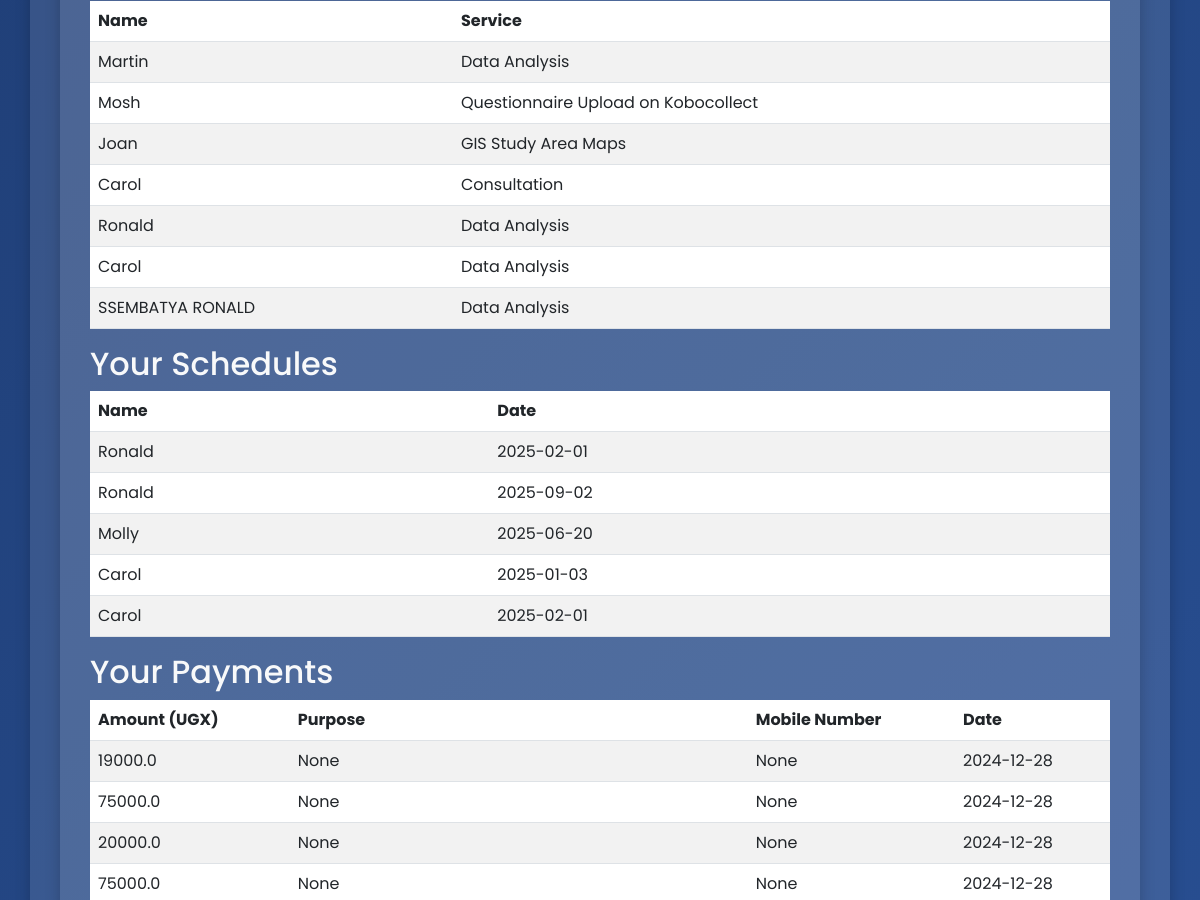
Page / (signed in, middle part) on the earlier database version.
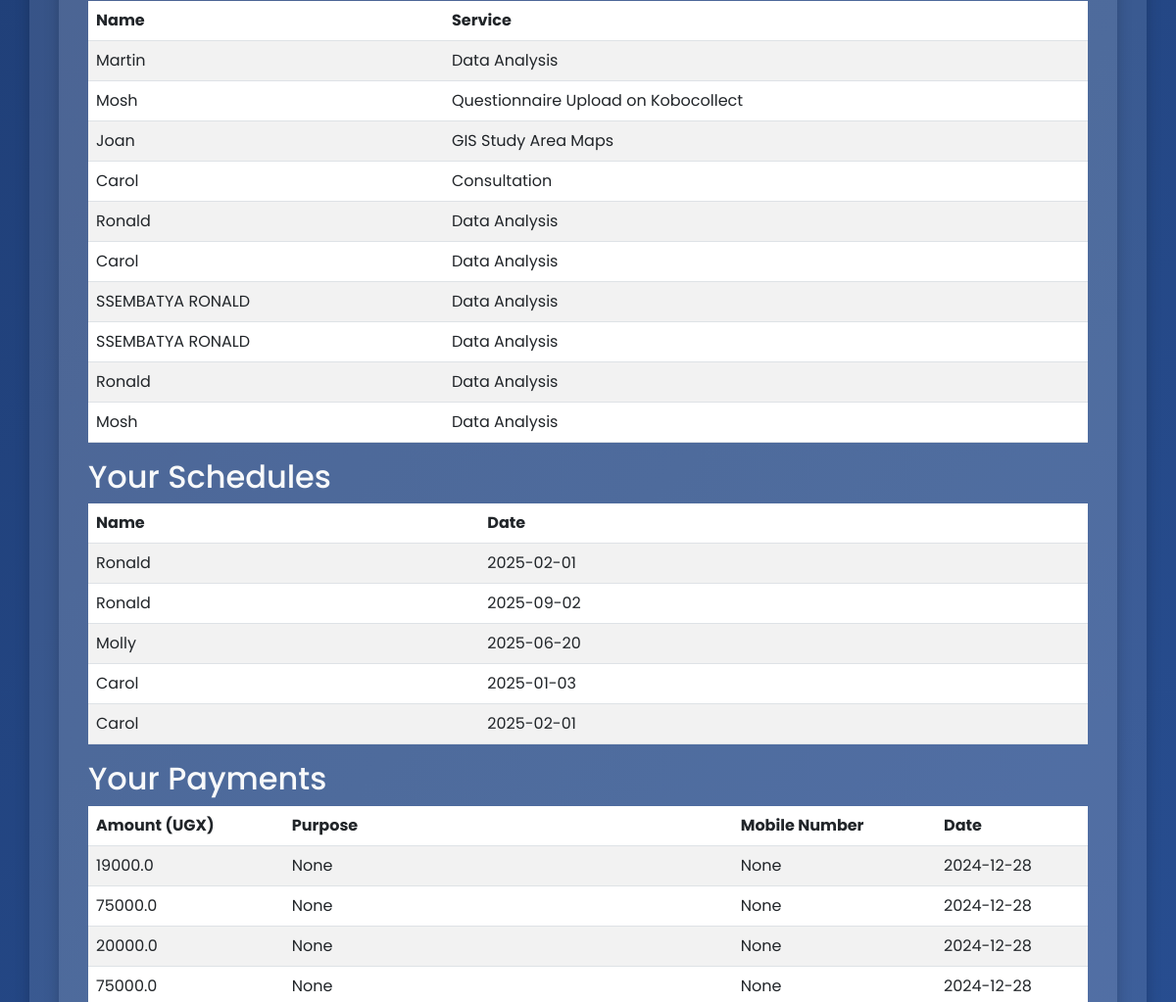
Same page on the later database version.
### tables this page shows
CREATE TABLE orders (
            id INTEGER PRIMARY KEY AUTOINCREMENT,
            user_id INTEGER,
            name TEXT,
            service TEXT
        );

CREATE TABLE schedules (
            id INTEGER PRIMARY KEY AUTOINCREMENT,
            user_id INTEGER,
            name TEXT,
            date TEXT
        );

CREATE TABLE payments (
            id INTEGER PRIMARY KEY AUTOINCREMENT,
            user_id INTEGER,
            amount REAL,
            date TEXT
        , purpose TEXT, mobile_number TEXT);

### app.py (the view)
@app.route('/')
@login_required
def index():
    conn = sqlite3.connect('database.db')
    cursor = conn.cursor()
    cursor.execute("SELECT name, service FROM orders WHERE user_id = ?", (current_user.id,))
    orders = cursor.fetchall()
    cursor.execute("SELECT name, date FROM schedules WHERE user_id = ?", (current_user.id,))
    schedules = cursor.fetchall()
    cursor.execute("SELECT amount, purpose, mobile_number, date FROM payments WHERE user_id = ?", (current_user.id,))
    payments = cursor.fetchall()
    conn.close()
    return render_template('index.html', company_name=app.config['COMPANY_NAME'], services_outline=app.config['SERVICES_OUTLINE'], orders=orders, schedules=schedules, payments=payments)

### app.py (called while the page is built)
@login_manager.user_loader
def load_user(user_id):
    conn = sqlite3.connect('database.db')
    cursor = conn.cursor()
    cursor.execute("SELECT id, username, is_admin FROM users WHERE id = ?", (user_id,))
    user = cursor.fetchone()
    conn.close()
    if user:
        return User(id=user[0], username=user[1], is_admin=user[2])
    return None

### templates/index.html (shortened to what this page needs)
{% extends "base.html" %}
{% block content %}
<div class="container">
    <table class="table table-striped">
        <thead>
            <tr>
                <th>Name</th>
                <th>Service</th>
            </tr>
        </thead>
        <tbody>
            {% for order in orders %}
            <tr>
                <td>{{ order[0] }}</td>
                <td>{{ order[1] }}</td>
            </tr>
            {% endfor %}
        </tbody>
    </table>
    <h2>Your Schedules</h2>
    <table class="table table-striped">
        <thead>
            <tr>
                <th>Name</th>
                <th>Date</th>
            </tr>
        </thead>
        <tbody>
            {% for schedule in schedules %}
            <tr>
                <td>{{ schedule[0] }}</td>
                <td>{{ schedule[1] }}</td>
            </tr>
            {% endfor %}
        </tbody>
    </table>
    <h2>Your Payments</h2>
    <table class="table table-striped">
        <thead>
            <tr>
                <th>Amount (UGX)</th>
                <th>Purpose</th>
                <th>Mobile Number</th>
                <th>Date</th>
            </tr>
        </thead>
        <tbody>
            {% for payment in payments %}
            <tr>
                <td>{{ payment[0] }}</td>
                <td>{{ payment[1] }}</td>
                <td>{{ payment[2] }}</td>
                <td>{{ payment[3] }}</td>
            </tr>
            {% endfor %}
        </tbody>
    </table>
</div>
{% endblock %}

### templates/base.html (shortened to what this page needs)
<!DOCTYPE html>
<html lang="en">
<head>
    <link href="https://cdn.jsdelivr.net/npm/bootstrap@5.3.0/dist/css/bootstrap.min.css" rel="stylesheet">
</head>
<body>
    <div class="container mt-4">
        {% block content %}{% endblock %}
    </div>
</body>
</html>

### templates/base.html (style rules this page uses)
body { font-family: 'Poppins', sans-serif; margin: 0; padding: 0; background: linear-gradient(135deg, #1e3c72, #2a5298); color: #f8f9fa; }
.container { background: rgba(255, 255, 255, 0.1); color: #f8f9fa; border-radius: 10px; padding: 30px; box-shadow: 0 8px 15px rgba(0, 0, 0, 0.2); margin-top: 20px; }

Differences in the rows shown:
added orders: name "SSEMBATYA RONALD", service "Data Analysis"
added orders: name "Ronald", service "Data Analysis"
added orders: name "Mosh", service "Data Analysis"
